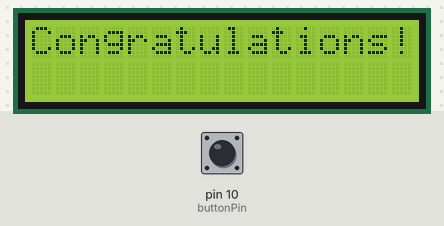
A sketch run on a simulated Arduino Uno, built with avr-gcc and run on an emulated ATmega328P. On the bench: 16×2 character LCD. Inputs (shaded band) come from the test bench; at power-on: pin 10 (buttonPin) LOW.

Above: at 1.2 s.
1.3 s: pin 10 (buttonPin) pulled HIGH for 0.15 s
At 3.2 s:
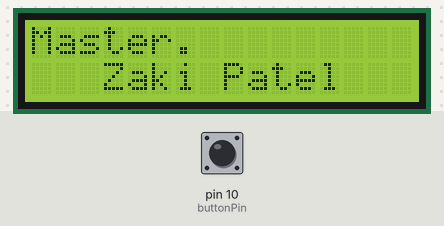
3.5 s: pin 10 (buttonPin) pulled HIGH for 1 s
At 4.9 s:
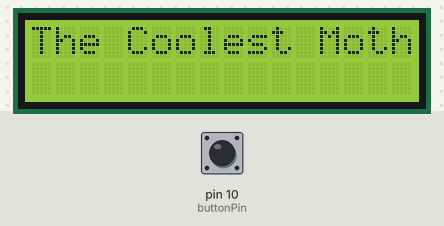
16.5 s: pin 10 (buttonPin) pulled HIGH for 3.2 s
At 20.1 s:
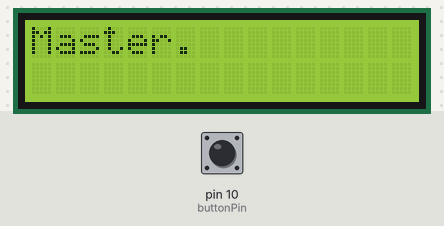
21.2 s: pin 10 (buttonPin) pulled HIGH for 3.2 s
At 24.8 s:
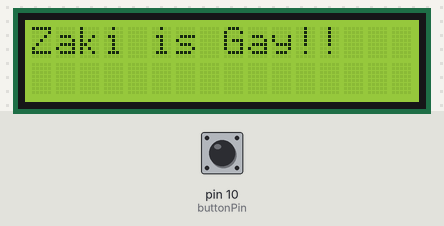
Timing chart, 0 to 26.0 s (numbered marks = the images above; inputs shaded):
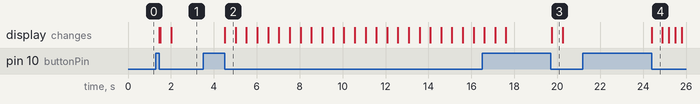

The sketch:

Main_Code.ino
```cpp
/*
Version = 1.00
*/

#include <LiquidCrystal.h>

LiquidCrystal lcd(2, 3, 4, 5, 6, 7);
const int buttonPin = 10; // the number of the button pin
char str[100];
int lcdState = LOW;
int previousButtonState = LOW;
char message[] = "The Coolest MotherFucker!!";
int messageLength = sizeof(message);
unsigned long buttonPressTime = 0;
const unsigned long longPressDuration = 2000; // 2 seconds for long press
const unsigned long debounceDelay = 50;       // debounce delay in milliseconds

void setup() {
  lcd.begin(16, 2);
  pinMode(buttonPin, INPUT);
  lcd.print("Congratulations!");
}

void loop() {
  int buttonState = digitalRead(buttonPin);     // read the state of the button

  // Debounce the button
  if ((millis() - buttonPressTime) > debounceDelay) {
    if (buttonState == HIGH && previousButtonState == LOW) { // Button pressed
      buttonPressTime = millis();
    }

    if (buttonState == LOW && previousButtonState == HIGH) { // Button released
      unsigned long buttonReleaseTime = millis();
      unsigned long buttonPressDuration = buttonReleaseTime - buttonPressTime;

      if (buttonPressDuration >= longPressDuration) {
        // Display pattern for "Zaki is happy!!" for a long press
        displayHappyPattern();
      } else {
        // Toggle between scrolling message and "Master. Zaki Patel" for a short press
        lcdState = !lcdState;
        if (lcdState == HIGH) {
          lcd.clear();
          delay(50);
          lcd.setCursor(0, 0);
          lcd.print("Master.");
          delay(500);
          lcd.setCursor(3, 1);
          lcd.print("Zaki Patel");
        } else {
          scrollMessage();
        }
      }
    }
  }
  previousButtonState = buttonState;
}

void displayHappyPattern() {
  lcd.clear();
  lcd.setCursor(0, 0);
  lcd.print("Zaki is Gay!!");
  delay(500);  // Pause before starting the pattern

  // Create a flashing effect
  for (int i = 0; i < 5; i++) {
    lcd.noDisplay();  // Turn off the display
    delay(300);
    lcd.display();    // Turn on the display
    delay(300);
  }

  // Display a running light pattern
  for (int i = 0; i < 16; i++) {
    lcd.scrollDisplayLeft();
    delay(200);
  }

  // Reset display
  lcd.clear();
  lcd.setCursor(0, 0);
  lcd.print("Zaki is Gay!!");
}

void scrollMessage() {
  for (int i = 0; i < messageLength; i++) {
    lcd.clear(); // Clear the display
    lcd.setCursor(0, 0); // Set the cursor to the first column of the first row
    lcd.print(&message[i]); // Print the current portion of the message
    delay(500); // Delay to slow down the scrolling speed
  }
}
```

Measured:
- after the input at 1.3 s, the display: first changes after 0.15 s (image 1 shows a later state)
- after the input at 3.5 s, the display: changes after 1.0 s (image 2)
- after the input at 16.5 s, the display: first differs from a run without the input after 3.3 s (image 3)
- after the input at 21.2 s, the display: changes after 3.2 s (image 4)
- what the display in image 2 shows lasts 0.5 s, from 4.5 s to 5.0 s
